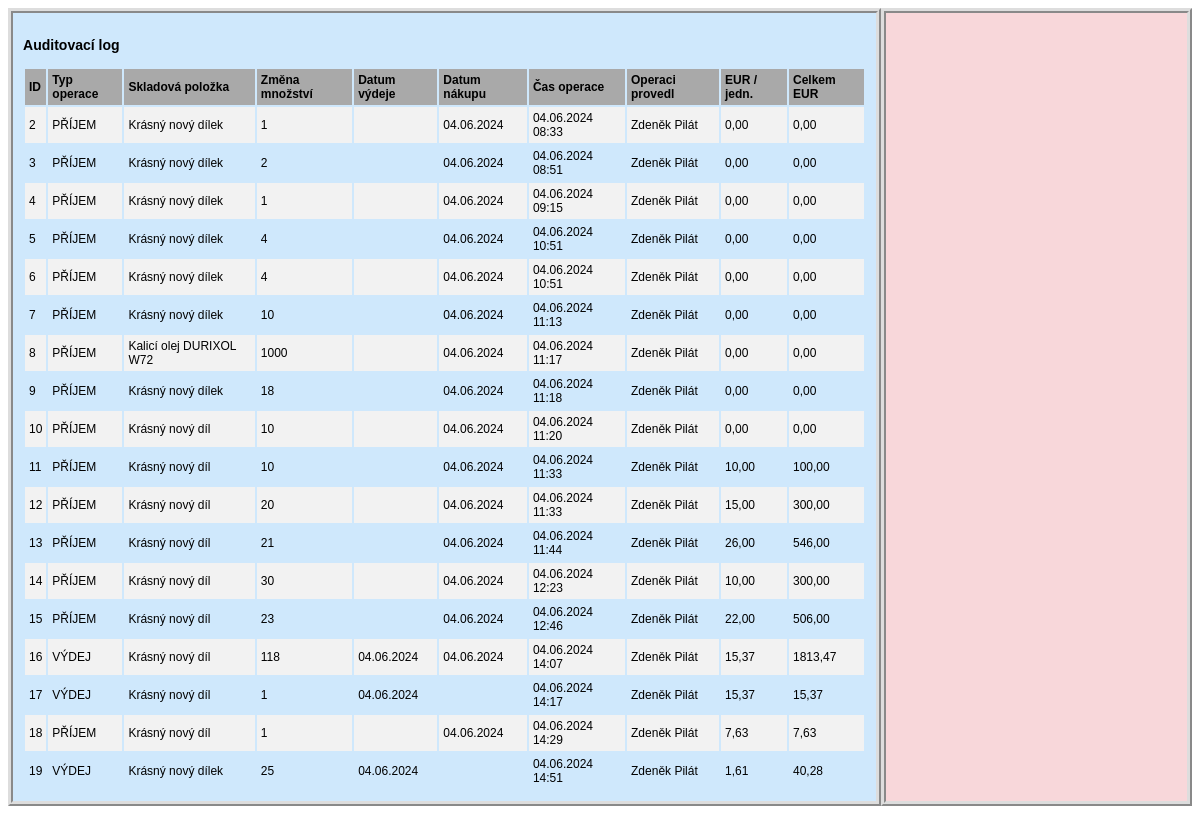
Before: /sklad/audit_logs/ (signed in) with the older database file.
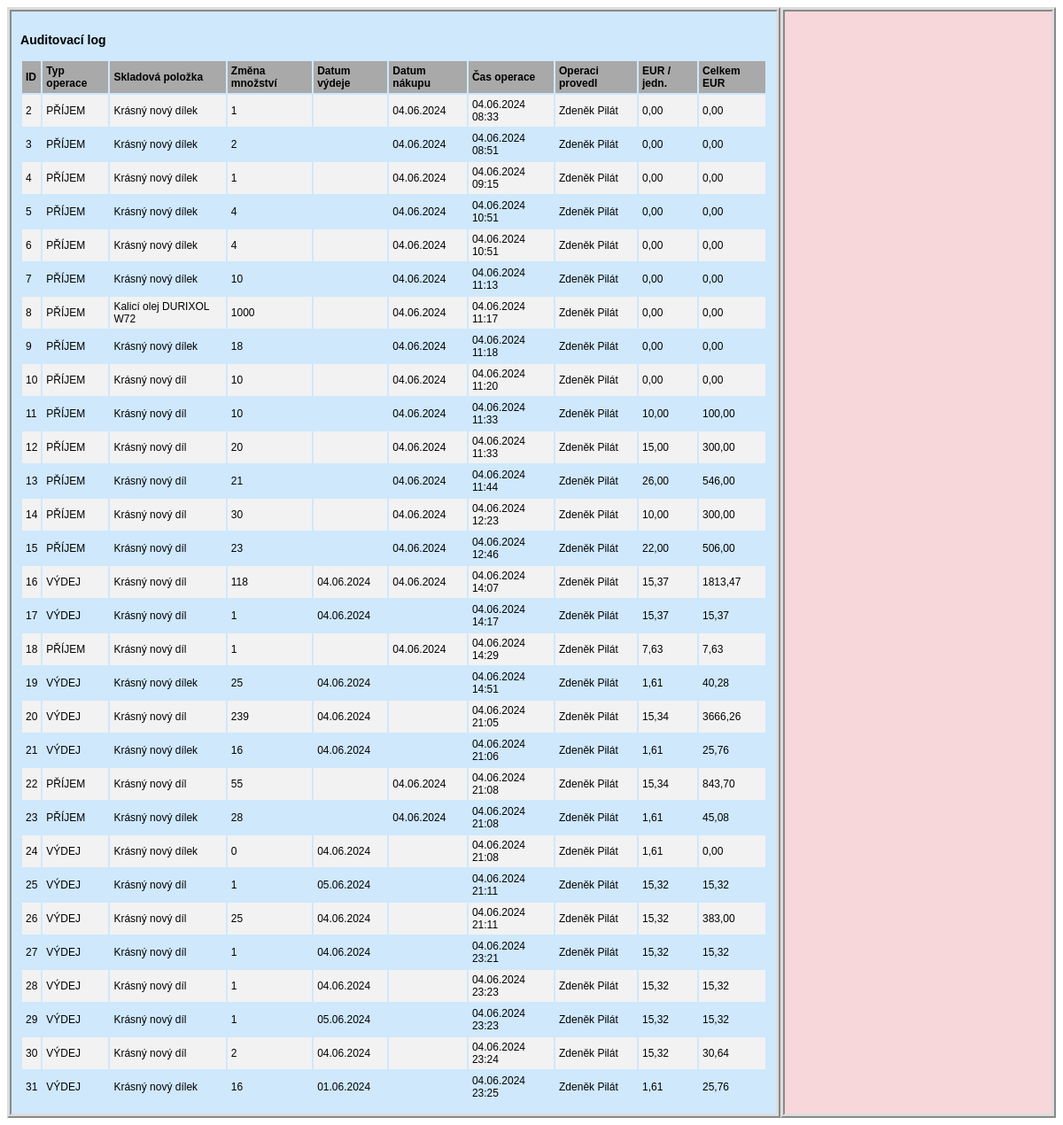
After: the same page with the newer database file.
### hpm_sklad/models.py (models this page shows, shortened)
class AuditLog(models.Model):
    class Meta:
        verbose_name_plural = "Auditovací logy"
    MOVEMENT_CHOICES = [
        ('PŘÍJEM', 'Příjem'),
        ('VÝDEJ', 'Výdej')
    ]
    JEDNOTKY_CHOICES = [
        ('ks', 'kus'),
        ('kg', 'kilogram'),
        ('par', 'pár'),
        ('l', 'litr'),
        ('m', 'metr'),
        ('baleni', 'balení'),
    ]
    ucetnictvi = models.BooleanField(verbose_name="Účetnictví")
    evidencni_cislo = models.ForeignKey(Sklad, on_delete=models.CASCADE)
    interne_cislo = models.IntegerField(null=True, verbose_name="Číslo karty")
    objednano = models.CharField(max_length=100, null=True, blank=True, verbose_name="Objednáno?")
    nazev_dilu = models.CharField(max_length=100, verbose_name="Název dílu", db_index=True)
    zmena_mnozstvi = models.IntegerField(verbose_name="Změna množství")
    mnozstvi = models.PositiveIntegerField(verbose_name="Množství")
    jednotky = models.CharField(max_length=10, choices=JEDNOTKY_CHOICES, default='ks', verbose_name="Jednotky")
    typ_operace = models.CharField(max_length=10, choices=MOVEMENT_CHOICES, verbose_name="Typ operace")
    pouzite_zarizeni = models.CharField(max_length=70, verbose_name="Pro zařízení")
    umisteni = models.CharField(max_length=25, verbose_name="Umístění")
    dodavatel = models.CharField(max_length=70, verbose_name="Dodavatel")
    datum_vydeje = models.DateField(null=True, blank=True, verbose_name="Datum výdeje")
    datum_nakupu = models.DateField(null=True, blank=True, verbose_name="Datum nákupu")
    cislo_objednavky = models.CharField(max_length=20, null=True, blank=True, verbose_name="Číslo objednávky")
    jednotkova_cena_eur = models.FloatField(default=0.0, verbose_name="EUR/jednotka")
    celkova_cena_eur = models.FloatField(default=0.0, verbose_name="Celkem EUR")
    cas_vytvoreni = models.DateTimeField(auto_now_add=True, verbose_name="Čas vytvoření")
    operaci_provedl = models.ForeignKey(User, on_delete=models.CASCADE, verbose_name="Operaci provedl")
    poznamka = models.CharField(null=True, blank=True, max_length=200, verbose_name="Poznámka")

class Sklad(models.Model):
    class Meta:
        ordering = ["-evidencni_cislo"]
        verbose_name_plural = "Skladové položky"
    JEDNOTKY_CHOICES = [
        ('ks', 'kus'),
        ('kg', 'kilogram'),
        ('par', 'pár'),
        ('l', 'litr'),
        ('m', 'metr'),
        ('baleni', 'balení'),
    ]
    evidencni_cislo = models.AutoField(primary_key=True, verbose_name="Evidenční číslo")
    interne_cislo = models.IntegerField(null=True, verbose_name="Číslo karty")
    objednano = models.CharField(max_length=100, null=True, blank=True, verbose_name="Objednáno?")
    nazev_dilu = models.CharField(max_length=100, verbose_name="Název dílu")
    min_mnozstvi_ks = models.PositiveIntegerField(default=0, verbose_name="Minimum")
    mnozstvi = models.PositiveIntegerField(default=0, verbose_name="Množství")
    jednotky = models.CharField(max_length=10, choices=JEDNOTKY_CHOICES, default='ks', verbose_name="Jednotky")
    umisteni = models.CharField(max_length=25, verbose_name="Umístění")
    dodavatel = models.CharField(max_length=70, null=True, blank=True, verbose_name="Dodavatel")
    datum_nakupu = models.DateField(null=True, blank=True, verbose_name="Datum nákupu")
    cislo_objednavky = models.CharField(max_length=20, null=True, blank=True, verbose_name="Číslo objednávky")
    jednotkova_cena_eur = models.FloatField(default=0.0, validators=[MinValueValidator(0.0)], verbose_name="EUR/jednotka")
    celkova_cena_eur = models.FloatField(default=0.0, validators=[MinValueValidator(0.0)], verbose_name="Celkem EUR")
    poznamka = models.CharField(null=True, blank=True, max_length=200, verbose_name="Poznámka")
    ucetnictvi = models.BooleanField(default=True, verbose_name="Účetnictví")
    kriticky_dil = models.BooleanField(default=False, verbose_name="Kritický díl")
    hsh = models.BooleanField(default=False, verbose_name="HSH")
    tq8 = models.BooleanField(default=False, verbose_name="TQ8")
    tqf_xl1 = models.BooleanField(default=False, verbose_name="TQF XL1")
    tqf_xl2 = models.BooleanField(default=False, verbose_name="TQF XL2")
    dc_xl = models.BooleanField(default=False, verbose_name="DC XL")
    dac_xl1_2 = models.BooleanField(default=False, verbose_name="DAC XL1-2")
    dl_xl = models.BooleanField(default=False, verbose_name="DL XL")
    dac = models.BooleanField(default=False, verbose_name="DAC")
    lac_1 = models.BooleanField(default=False, verbose_name="LAC 1")
    lac_2 = models.BooleanField(default=False, verbose_name="LAC 2")
    ipsen_ene = models.BooleanField(default=False, verbose_name="IPSEN ENE")
    hsh_ene = models.BooleanField(default=False, verbose_name="HSH ENE")
    xl_ene1 = models.BooleanField(default=False, verbose_name="XL ENE1")
    xl_ene2 = models.BooleanField(default=False, verbose_name="XL ENE2")
    ipsen_w = models.BooleanField(default=False, verbose_name="IPSEN W")
    hsh_w = models.BooleanField(default=False, verbose_name="HSH W")
    kw = models.BooleanField(default=False, verbose_name="KW")
    kw1 = models.BooleanField(default=False, verbose_name="KW 1")
    kw2 = models.BooleanField(default=False, verbose_name="KW 2")
    kw3 = models.BooleanField(default=False, verbose_name="KW 3")
    mikrof = models.BooleanField(default=False, verbose_name="MIKROF")
    history = HistoricalRecords()

### hpm_sklad/views.py (the view)
# urls.py: path('sklad/audit_logs/', views.AuditLogListView.as_view(), name='audit_log'),
class AuditLogListView(LoginRequiredMixin, ListView):
    model = AuditLog
    template_name = 'hpm_sklad/audit_log.html'

### hpm_sklad/templates/hpm_sklad/audit_log.html (shortened to what this page needs)
{% extends "hpm_sklad/base.html" %}
{% load static %}
{% block left_content %}
<h3 class="text-center">Auditovací log</h3>
    <div class="container-log">
        <table class="table table-bordered">
            <thead class="thead-light">
                <tr>
                    <th>ID</th>
                    <th>Typ operace</th>
                    <th>Skladová položka</th>
                    <th>Změna množství</th>
                    <th>Datum výdeje</th>
                    <th>Datum nákupu</th>
                    <th>Čas operace</th>
                    <th>Operaci provedl</th>
                    <th>EUR / jedn.</th>
                    <th>Celkem EUR</th>
                </tr>
            </thead>
            <tbody>
                {% for item in object_list %}
                    <td>{{ item.id }}</td>
                    <td>{{ item.typ_operace }}</td>
                    <td>{{ item.evidencni_cislo.nazev_dilu }}</td>
                    <td>{{ item.zmena_mnozstvi }}</td>
                    <td>{{ item.datum_vydeje | date:"d.m.Y" }}</td>
                    <td>{{ item.datum_nakupu | date:"d.m.Y" }}</td>
                    <td>{{ item.cas_vytvoreni | date:"d.m.Y H:i" }}</td>
                    <td>{{ item.operaci_provedl.first_name }} {{ item.operaci_provedl.last_name }}</td>
                    <td>{{ item.jednotkova_cena_eur|floatformat:2 }}</td>
                    <td>{{ item.celkova_cena_eur|floatformat:2 }}</td>
                {% endfor %}
            </tbody>
        </table>
    </div>
{% endblock %}

### hpm_sklad/templates/hpm_sklad/base.html (shortened to what this page needs)
{% load static %}
<!DOCTYPE html>
<html>
    <head>
        <link rel="stylesheet" type="text/css" href="{% static 'css/style.css' %}">
    </head>
    <body>
        <main class="app">
            <div class="left-column">
                {% block left_content %}{% endblock %}
            </div>
            <div class="right-column" id="detail">
            </div>
        </main>
    </body>
</html>

### hpm_sklad/static/css/style.css (style rules this page uses)
body { font-size: 12px; font-family: arial; }
th, td { padding: 4px; text-align: left; }
thead th { background-color: #A9A9A9; }
.app { display: flex; flex-direction: row; width: 100%; margin: 0; padding: 0; }
.left-column { flex: 75; margin: 0; padding: 10px; border: 5px ridge #ddd; background-color: #cfe8fc; }
.right-column { flex: 25; margin: 0; padding: 10px; border: 5px ridge #ddd; background-color: #f8d7da; }

Changed rows visible on the page:
added AuditLog: id "20", typ_operace "VÝDEJ", evidencni_cislo.nazev_dilu "Krásný nový díl", zmena_mnozstvi "239", datum_vydeje "04.06.2024", cas_vytvoreni "04.06.2024 21:05", operaci_provedl.first_name "Zdeněk", operaci_provedl.last_name "Pilát", jednotkova_cena_eur "15,34", celkova_cena_eur "3666,26"
added AuditLog: id "21", typ_operace "VÝDEJ", evidencni_cislo.nazev_dilu "Krásný nový dílek", zmena_mnozstvi "16", datum_vydeje "04.06.2024", cas_vytvoreni "04.06.2024 21:06", operaci_provedl.first_name "Zdeněk", operaci_provedl.last_name "Pilát", jednotkova_cena_eur "1,61", celkova_cena_eur "25,76"
added AuditLog: id "22", typ_operace "PŘÍJEM", evidencni_cislo.nazev_dilu "Krásný nový díl", zmena_mnozstvi "55", datum_nakupu "04.06.2024", cas_vytvoreni "04.06.2024 21:08", operaci_provedl.first_name "Zdeněk", operaci_provedl.last_name "Pilát", jednotkova_cena_eur "15,34", celkova_cena_eur "843,70"
added AuditLog: id "23", typ_operace "PŘÍJEM", evidencni_cislo.nazev_dilu "Krásný nový dílek", zmena_mnozstvi "28", datum_nakupu "04.06.2024", cas_vytvoreni "04.06.2024 21:08", operaci_provedl.first_name "Zdeněk", operaci_provedl.last_name "Pilát", jednotkova_cena_eur "1,61", celkova_cena_eur "45,08"
added AuditLog: id "24", typ_operace "VÝDEJ", evidencni_cislo.nazev_dilu "Krásný nový dílek", zmena_mnozstvi "0", datum_vydeje "04.06.2024", cas_vytvoreni "04.06.2024 21:08", operaci_provedl.first_name "Zdeněk", operaci_provedl.last_name "Pilát", jednotkova_cena_eur "1,61", celkova_cena_eur "0,00"
added AuditLog: id "25", typ_operace "VÝDEJ", evidencni_cislo.nazev_dilu "Krásný nový díl", zmena_mnozstvi "1", datum_vydeje "05.06.2024", cas_vytvoreni "04.06.2024 21:11", operaci_provedl.first_name "Zdeněk", operaci_provedl.last_name "Pilát", jednotkova_cena_eur "15,32", celkova_cena_eur "15,32"
added AuditLog: id "26", typ_operace "VÝDEJ", evidencni_cislo.nazev_dilu "Krásný nový díl", zmena_mnozstvi "25", datum_vydeje "04.06.2024", cas_vytvoreni "04.06.2024 21:11", operaci_provedl.first_name "Zdeněk", operaci_provedl.last_name "Pilát", jednotkova_cena_eur "15,32", celkova_cena_eur "383,00"
added AuditLog: id "27", typ_operace "VÝDEJ", evidencni_cislo.nazev_dilu "Krásný nový díl", zmena_mnozstvi "1", datum_vydeje "04.06.2024", cas_vytvoreni "04.06.2024 23:21", operaci_provedl.first_name "Zdeněk", operaci_provedl.last_name "Pilát", jednotkova_cena_eur "15,32", celkova_cena_eur "15,32"
added AuditLog: id "28", typ_operace "VÝDEJ", evidencni_cislo.nazev_dilu "Krásný nový díl", zmena_mnozstvi "1", datum_vydeje "04.06.2024", cas_vytvoreni "04.06.2024 23:23", operaci_provedl.first_name "Zdeněk", operaci_provedl.last_name "Pilát", jednotkova_cena_eur "15,32", celkova_cena_eur "15,32"
added AuditLog: id "29", typ_operace "VÝDEJ", evidencni_cislo.nazev_dilu "Krásný nový díl", zmena_mnozstvi "1", datum_vydeje "05.06.2024", cas_vytvoreni "04.06.2024 23:23", operaci_provedl.first_name "Zdeněk", operaci_provedl.last_name "Pilát", jednotkova_cena_eur "15,32", celkova_cena_eur "15,32"
added AuditLog: id "30", typ_operace "VÝDEJ", evidencni_cislo.nazev_dilu "Krásný nový díl", zmena_mnozstvi "2", datum_vydeje "04.06.2024", cas_vytvoreni "04.06.2024 23:24", operaci_provedl.first_name "Zdeněk", operaci_provedl.last_name "Pilát", jednotkova_cena_eur "15,32", celkova_cena_eur "30,64"
added AuditLog: id "31", typ_operace "VÝDEJ", evidencni_cislo.nazev_dilu "Krásný nový dílek", zmena_mnozstvi "16", datum_vydeje "01.06.2024", cas_vytvoreni "04.06.2024 23:25", operaci_provedl.first_name "Zdeněk", operaci_provedl.last_name "Pilát", jednotkova_cena_eur "1,61", celkova_cena_eur "25,76"
